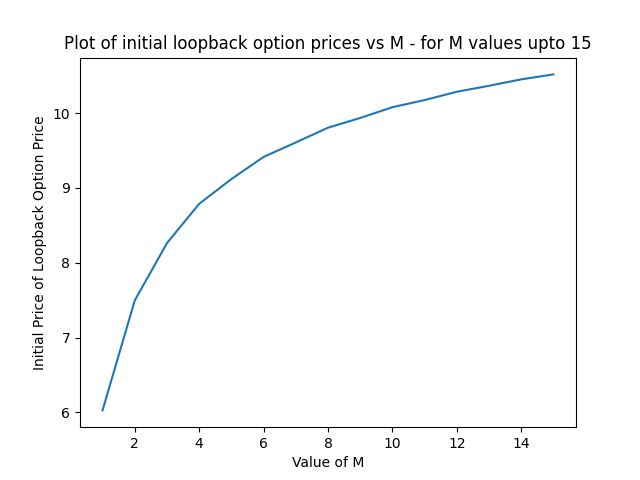

The script that drew this image:
# Question 1 Lab Assignment 03
# @AB Satyaprakash, 180123062

# imports
from math import exp, sqrt
from IPython.display import display
import pandas as pd
import numpy as np
import matplotlib.pyplot as plt
import time

# functions ---------------------------------------------------------------------------


def isithBitSet(k, i):
    if k & (1 << (i - 1)):
        return True
    else:
        return False


def getLoopbackOptionPrice(S0, T, r, sig, M, p, u, d, dt):
    # return initial price of the option for M
    loopbackOptionPrice = 0

    # Notice that this has a time-complexity of O(2^M)!!
    for k in range(0, 2**M):
        price = [S0]
        cnt = 0
        for i in range(1, M+1):
            val = 0
            if isithBitSet(k, i):
                cnt += 1
                val = price[-1]*u
            else:
                val = price[-1]*d
            price.append(val)
        Smax = np.max(price)
        payoff = Smax-price[-1]
        loopbackOptionPrice += (p**cnt)*((1-p)**(M-cnt))*payoff

    loopbackOptionPrice /= exp(r*T)
    return loopbackOptionPrice


def getIntermediateOptionPrice(S0, M, u, d):
    optionPrices = [[[S0, S0]]]
    for i in range(M):
        val = []
        for j in range(len(optionPrices[i])):
            S = optionPrices[i][j][0]*u
            Smax = max(optionPrices[i][j][1], S)
            val.append([S, Smax])

            S = optionPrices[i][j][0] * d
            Smax = max(optionPrices[i][j][1], S)
            val.append([S, Smax])
        optionPrices.append(val)
    return optionPrices


# -------------------------------------------------------------------------------------
# Given Initial Values
S0, T, r, sig = 100, 1, 0.08, 0.2

# (a) Get initial option prices
# M takes values [5, 10, 25, 50] -- but we won't take 25 and 50 due to the complexity!
Mlist = [5, 10]

for M in Mlist:
    dt = T/M

    u = exp(sig*sqrt(dt)+(r-sig*sig/2)*dt)
    d = exp(-sig*sqrt(dt)+(r-sig*sig/2)*dt)
    p = (exp(r*dt)-d)/(u-d)

    loopbackOptionPrice = getLoopbackOptionPrice(S0, T, r, sig, M, p, u, d, dt)
    print('The initial loopback option price for M = {} is {}'.format(M, loopbackOptionPrice))

print('Due to complexity constraints, the initial value of the loopback option price cannot be calculated using the basic binomial algorithm for the case M = 25 and 50')
print('We will handle them in question 2')

# (b) Compare the initial option prices for the different values of M in part (a)
# We will plot a graph of initial option prices vs M for M values upto 15.
Mlist = np.arange(1, 16, 1)
loopbackOptionPriceList = np.zeros(Mlist.shape[0])

for i in range(Mlist.shape[0]):
    M = Mlist[i]
    dt = T/M

    u = exp(sig*sqrt(dt)+(r-sig*sig/2)*dt)
    d = exp(-sig*sqrt(dt)+(r-sig*sig/2)*dt)
    p = (exp(r*dt)-d)/(u-d)

    loopbackOptionPriceList[i] = getLoopbackOptionPrice(S0, T, r, sig, M, p, u, d, dt)

plt.plot(Mlist, loopbackOptionPriceList)
plt.title('Plot of initial loopback option prices vs M - for M values upto 15')
plt.xlabel('Value of M')
plt.ylabel('Initial Price of Loopback Option Price')
plt.show()


# (c) For the value of M = 5, we'll tabulate option value at all intermediate points.
intermediateTimeSteps = [0, 0.2, 0.4, 0.6, 0.8, 1.0]
intermediateOptionPrices = []

M = 5  # we are taking the case of M = 5
dt = T/M

u = exp(sig*sqrt(dt)+(r-sig*sig/2)*dt)
d = exp(-sig*sqrt(dt)+(r-sig*sig/2)*dt)
p = (exp(r*dt)-d)/(u-d)
optionPrices = getIntermediateOptionPrice(S0, M, u, d)
payoffs = []

for price in optionPrices[-1]:
    payoffs.append(price[1]-price[0])

for timeStep in intermediateTimeSteps:
    intermediateOptionPrices.append(payoffs)
    val = []
    for i in range((int)(len(payoffs)/2)):
        val.append((p*payoffs[2*i]+(1-p)*payoffs[2*i+1])*exp(-r*dt))
    payoffs = val

# reverse the list to be in accordance with intermediateTimeSteps list
intermediateOptionPrices.reverse()

# print everything as a table using pandas DataFrame
tableRows = []

for i in range(32):
    row = []
    for j in range(6):
        if(i < len(intermediateOptionPrices[j])):
            row.append((str)(round(intermediateOptionPrices[j][i], 4)))
        else:
            row.append(" ")
    tableRows.append(row)

df = pd.DataFrame(tableRows, columns=intermediateTimeSteps)
print('\n\nTable with Option Prices at all intermediate time points for M=5')
display(df)


# Test computation time for M = 15: ------------------------------------------------
dt = T/M

u = exp(sig*sqrt(dt)+(r-sig*sig/2)*dt)
d = exp(-sig*sqrt(dt)+(r-sig*sig/2)*dt)
p = (exp(r*dt)-d)/(u-d)

start = time.time()
timeTempPrice = getLoopbackOptionPrice(S0, T, r, sig, 15, p, u, d, dt)
end = time.time()

print('Computational time for M = 15 is {}s'.format(end-start))

# Question 1 ends ----------------------------------------------------------------------
